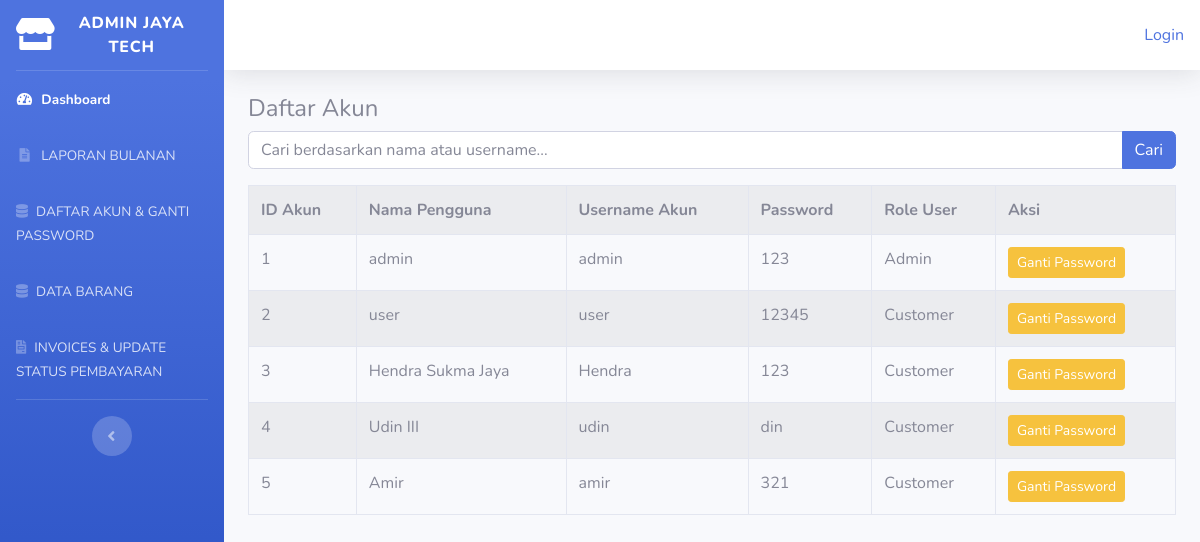
The page /index.php/admin/akun on the database as committed earlier.
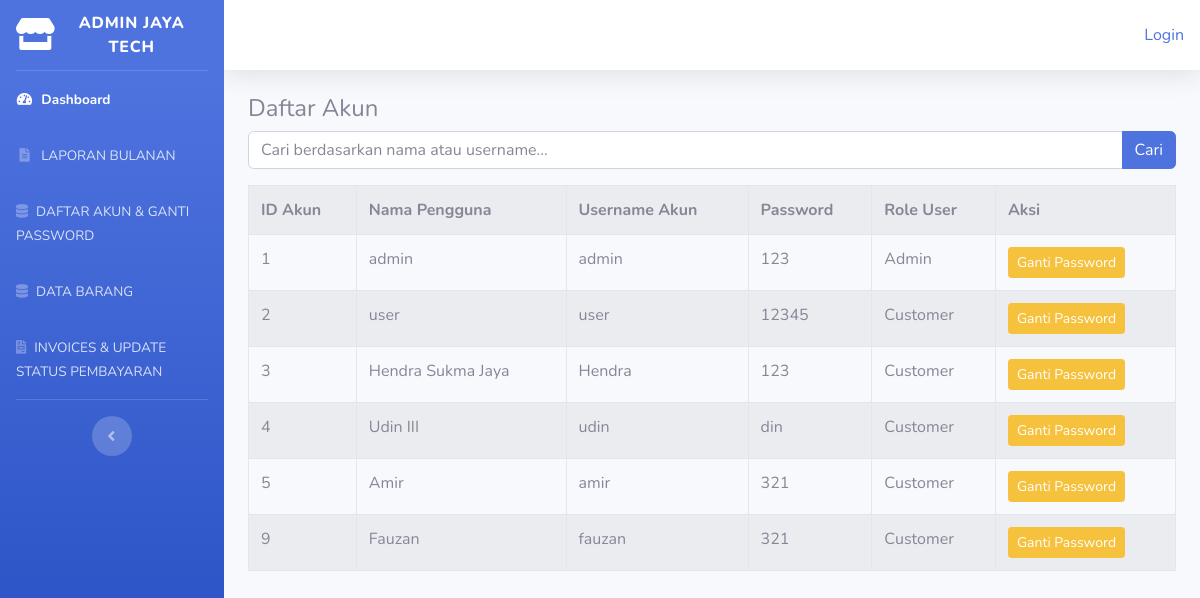
The same page on the database as committed later.
### tables this page shows
CREATE TABLE `tb_user` (
  `id` int(11) NOT NULL,
  `nama` varchar(50) NOT NULL,
  `username` varchar(50) NOT NULL,
  `password` varchar(50) NOT NULL,
  `role_id` tinyint(1) NOT NULL,
  `pertanyaan_keamanan` varchar(255) NOT NULL,
  `jawaban_keamanan` varchar(255) NOT NULL
);

### application/controllers/admin/akun.php (called while the page is built, shortened)
<?php
class Akun extends CI_Controller {
    public function __construct() {
        $this->load->model('model_akun');
        $this->load->database();
        $this->load->helper('url');
        $this->load->library('form_validation');
    }
    public function index() {
        $data['akun'] = $this->model_akun->get_data();
        $this->load->view('templates_admin/header');
        $this->load->view('templates_admin/sidebar');
        $this->load->view('admin/akun', $data);
        $this->load->view('templates_admin/footer');
    }
}
?>

### index.php (called while the page is built, shortened)
<?php
require_once BASEPATH.'core/CodeIgniter.php';

### application/models/model_akun.php (called while the page is built, shortened)
<?php
class Model_akun extends CI_Model {
    public function get_data() {
        return $this->db->get('tb_user')->result_array();
    }
}
?>

### application/views/admin/akun.php (the view, shortened to what this page needs)
<div class="container-fluid">
    <h4>Daftar Akun</h4>
    <form action="<?= base_url('admin/akun/search') ?>" method="get">
        <div class="input-group mb-3">
            <input type="text" name="keyword" class="form-control" placeholder="Cari berdasarkan nama atau username...">
            <div class="input-group-append">
                <button class="btn btn-primary" type="submit">Cari</button>
            </div>
        </div>
    </form>
    <table class="table table-bordered table-hove table-striped">
        <th>ID Akun</th>
        <th>Nama Pengguna</th>
        <th>Username Akun</th>
        <th>Password</th>
        <th>Role User</th>
        <th>Aksi</th>
    <?php foreach ($akun as $akn): ?>
    <tr>
            <td><?php echo $akn['id']; ?></td>
            <td><?php echo $akn['nama']; ?></td>
            <td><?php echo $akn['username']; ?></td>
            <td><?php echo $akn['password']; ?></td>
            <td>
                <?php
                    if ($akn['role_id'] == 1) {
                        echo "Admin";
                    } elseif ($akn['role_id'] == 2) {
                        echo "Customer";
                    } else {
                        echo "Unknown Role";
                    }
                ?>
            </td>
            <td>
                <?php echo anchor('admin/akun/ganti_password/'.$akn['id'], '<div class="btn btn-sm btn-warning">Ganti Password</div>'); ?>
            </td>
    </tr>
    <?php endforeach; ?>
    </table>
</div>

Rows that differ between the two databases and show on the page:
added tb_user: id "9", nama "Fauzan", username "fauzan", password "321", role_id "Customer", id "Ganti Password"
